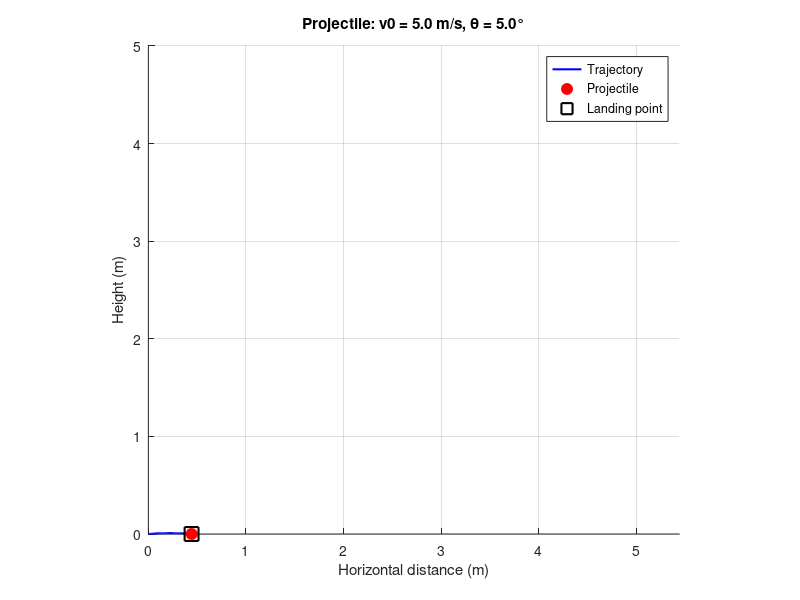

MATLAB code for this plot:
%% PROJECTILE_MOTION_DEMO
% Simulates the trajectory of a projectile launched from (0,0) with initial
% speed v0 (m/s) and launch angle theta (degrees). Assumes constant gravity
% (g = 9.81 m/s²) and no air resistance.
%
% Outputs:
%   - Range (horizontal distance when y=0)
%   - Maximum height
%   - Theoretical angle for maximum range (45°)
%   - Animated trajectory until ground impact

clc;
clear variables;      % Safer than 'clear all'
close all;

%% 1. Get user input with validation
v0 = input('Please enter initial velocity (m/s): ');
if ~isscalar(v0) || ~isnumeric(v0) || v0 <= 0
    error('Velocity must be a positive number.');
end

theta_deg = input('Please enter launch angle (degrees, 0-90): ');
if ~isscalar(theta_deg) || ~isnumeric(theta_deg) || theta_deg < 0 || theta_deg > 90
    error('Launch angle must be between 0 and 90 degrees.');
end

g = 9.81;             % gravity (m/s²)

%% 2. Analytical calculations
theta_rad = deg2rad(theta_deg);
vx0 = v0 * cos(theta_rad);
vy0 = v0 * sin(theta_rad);

% Flight time (for flat ground)
t_flight = 2 * vy0 / g;
% Range (horizontal distance)
range = vx0 * t_flight;
% Maximum height
max_height = (vy0^2) / (2 * g);
% Angle for maximum range (theoretical)
theta_max_range_deg = 45;

%% 3. Display results
fprintf('\n========== Projectile Motion Results ==========\n');
fprintf('Initial velocity : %.2f m/s\n', v0);
fprintf('Launch angle     : %.2f°\n', theta_deg);
fprintf('Flight time      : %.2f s\n', t_flight);
fprintf('Range            : %.2f m\n', range);
fprintf('Maximum height   : %.2f m\n', max_height);
fprintf('Theoretical θ_max: 45° (gives maximum range)\n');
fprintf('===============================================\n');

%% 4. Numerical solution (ODE) for animation
% State vector: [x; vx; y; vy]
initial_cond = [0; vx0; 0; vy0];
t_span = [0, t_flight];   % integrate exactly until flight time

[T, Y] = ode45(@(t, x) [x(2); 0; x(4); -g], t_span, initial_cond);
% Y(:,1) = x(t), Y(:,2) = vx(t), Y(:,3) = y(t), Y(:,4) = vy(t)

%% 5. Animation
figure('Name', 'Projectile Trajectory', 'NumberTitle', 'off');
hold on;
axis equal;
grid on;
xlabel('Horizontal distance (m)');
ylabel('Height (m)');
title(sprintf('Projectile: v0 = %.1f m/s, θ = %.1f°', v0, theta_deg));
xlim([0, max(Y(:,1)) + 5]);
ylim([0, max(Y(:,3)) + 5]);

% Draw trajectory line (updated each frame)
traj_line = plot(NaN, NaN, 'b-', 'LineWidth', 1.5);
% Current position marker
ball = plot(Y(1,1), Y(1,3), 'ro', 'MarkerSize', 8, 'MarkerFaceColor', 'r');

% Animation loop
for i = 2:length(T)
    % Update trajectory (path up to current time)
    set(traj_line, 'XData', Y(1:i, 1), 'YData', Y(1:i, 3));
    % Update ball position
    set(ball, 'XData', Y(i, 1), 'YData', Y(i, 3));
    drawnow;
    pause(0.02);   % adjust animation speed
end

% Mark landing point
plot(Y(end,1), Y(end,3), 'ks', 'MarkerSize', 10, 'LineWidth', 1.5);
legend('Trajectory', 'Projectile', 'Landing point', 'Location', 'best');
hold off;

%% Local function for ODE (kept for clarity, though inline anonymous is used)
% function dxdt = projectile_ode(~, x)
%     dxdt = [x(2); 0; x(4); -9.81];
% end
